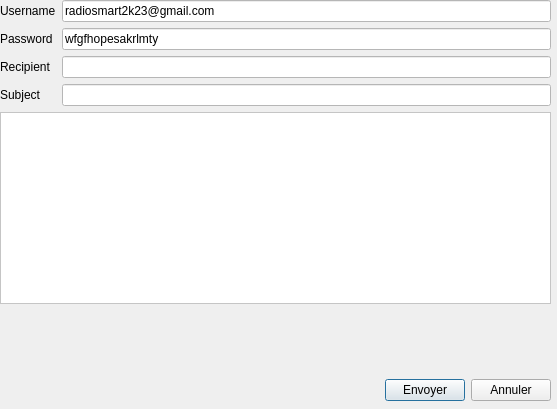
<?xml version="1.0" encoding="UTF-8"?>
<ui version="4.0">
 <class>Dialog_mailing</class>
 <widget class="QDialog" name="Dialog_mailing">
  <property name="geometry">
   <rect>
    <x>0</x>
    <y>0</y>
    <width>557</width>
    <height>409</height>
   </rect>
  </property>
  <property name="windowTitle">
   <string>Dialog</string>
  </property>
  <widget class="QWidget" name="layoutWidget">
   <property name="geometry">
    <rect>
     <x>0</x>
     <y>0</y>
     <width>551</width>
     <height>401</height>
    </rect>
   </property>
   <layout class="QVBoxLayout" name="verticalLayout">
    <item>
     <layout class="QFormLayout" name="formLayout">
      <item row="0" column="0">
       <widget class="QLabel" name="nomLabel">
        <property name="text">
         <string>Username</string>
        </property>
       </widget>
      </item>
      <item row="0" column="1">
       <widget class="QLineEdit" name="uname">
        <property name="styleSheet">
         <string notr="true">background-color: rgb(255, 255, 255);</string>
        </property>
        <property name="text">
         <string>radiosmart2k23@gmail.com</string>
        </property>
       </widget>
      </item>
      <item row="1" column="0">
       <widget class="QLabel" name="prenomLabel">
        <property name="text">
         <string>Password</string>
        </property>
       </widget>
      </item>
      <item row="1" column="1">
       <widget class="QLineEdit" name="passwd_2">
        <property name="styleSheet">
         <string notr="true">background-color: rgb(255, 255, 255);</string>
        </property>
        <property name="text">
         <string>wfgfhopesakrlmty </string>
        </property>
       </widget>
      </item>
      <item row="2" column="0">
       <widget class="QLabel" name="recipientLabel">
        <property name="text">
         <string>Recipient</string>
        </property>
       </widget>
      </item>
      <item row="2" column="1">
       <widget class="QLineEdit" name="recipient_2">
        <property name="styleSheet">
         <string notr="true">background-color: rgb(255, 255, 255);</string>
        </property>
       </widget>
      </item>
      <item row="3" column="0">
       <widget class="QLabel" name="subjectLabel">
        <property name="text">
         <string>Subject</string>
        </property>
       </widget>
      </item>
      <item row="3" column="1">
       <widget class="QLineEdit" name="subjectLineEdit_2">
        <property name="styleSheet">
         <string notr="true">background-color: rgb(255, 255, 255);</string>
        </property>
       </widget>
      </item>
     </layout>
    </item>
    <item>
     <widget class="QTextEdit" name="message_2">
      <property name="styleSheet">
       <string notr="true">background-color: rgb(255, 255, 255);</string>
      </property>
     </widget>
    </item>
    <item>
     <spacer name="verticalSpacer">
      <property name="orientation">
       <enum>Qt::Vertical</enum>
      </property>
      <property name="sizeHint" stdset="0">
       <size>
        <width>20</width>
        <height>40</height>
       </size>
      </property>
     </spacer>
    </item>
    <item>
     <layout class="QHBoxLayout" name="horizontalLayout">
      <item>
       <spacer name="horizontalSpacer">
        <property name="orientation">
         <enum>Qt::Horizontal</enum>
        </property>
        <property name="sizeHint" stdset="0">
         <size>
          <width>40</width>
          <height>20</height>
         </size>
        </property>
       </spacer>
      </item>
      <item>
       <widget class="QPushButton" name="envoyer_dialog_2">
        <property name="text">
         <string>Envoyer</string>
        </property>
       </widget>
      </item>
      <item>
       <widget class="QPushButton" name="annuler_mail_2">
        <property name="text">
         <string>Annuler</string>
        </property>
       </widget>
      </item>
     </layout>
    </item>
   </layout>
  </widget>
 </widget>
 <resources/>
 <connections/>
</ui>
